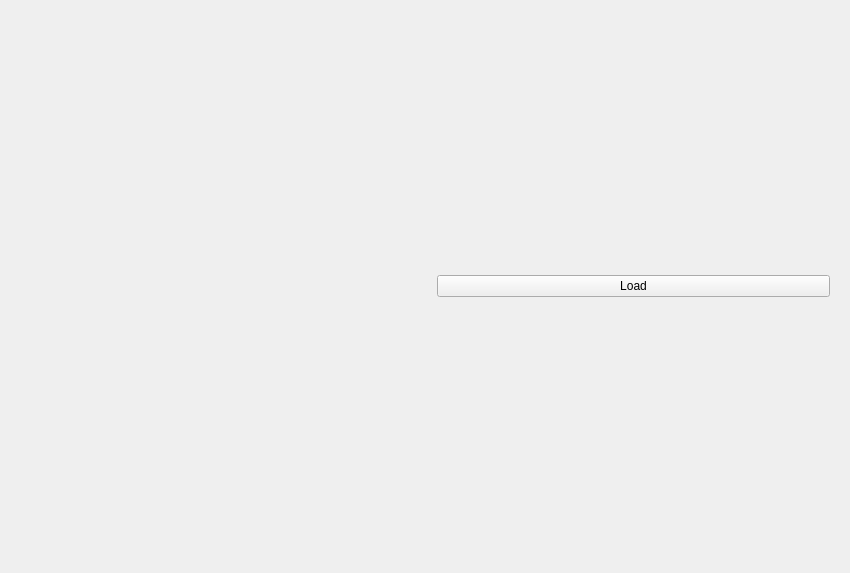
<?xml version="1.0" encoding="UTF-8"?>
<ui version="4.0">
 <class>testWidget</class>
 <widget class="QWidget" name="testWidget">
  <property name="geometry">
   <rect>
    <x>0</x>
    <y>0</y>
    <width>850</width>
    <height>573</height>
   </rect>
  </property>
  <property name="windowTitle">
   <string>Form</string>
  </property>
  <layout class="QHBoxLayout" name="horizontalLayout" stretch="0,0">
   <item>
    <widget class="MTreeview" name="mtreeview" native="true"/>
   </item>
   <item>
    <widget class="QWidget" name="testPanel" native="true">
     <layout class="QVBoxLayout" name="verticalLayout">
      <item>
       <widget class="QPushButton" name="loadBtn">
        <property name="text">
         <string>Load</string>
        </property>
       </widget>
      </item>
     </layout>
    </widget>
   </item>
  </layout>
 </widget>
 <customwidgets>
  <customwidget>
   <class>MTreeview</class>
   <extends>QWidget</extends>
   <header>mtreeview.h</header>
   <container>1</container>
  </customwidget>
 </customwidgets>
 <resources/>
 <connections/>
</ui>
